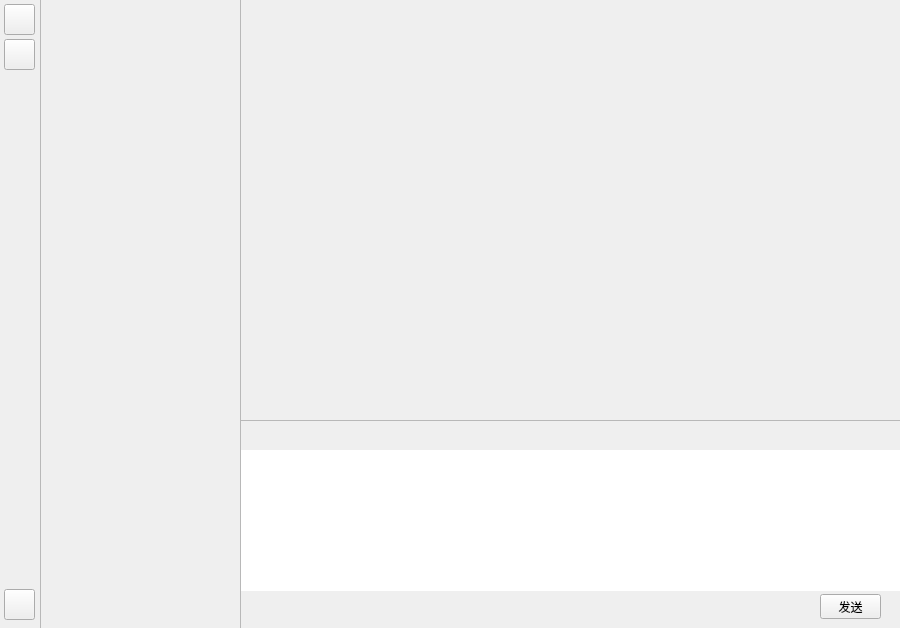
<?xml version="1.0" encoding="UTF-8"?>
<ui version="4.0">
 <class>chatWindow</class>
 <widget class="QMainWindow" name="chatWindow">
  <property name="geometry">
   <rect>
    <x>0</x>
    <y>0</y>
    <width>900</width>
    <height>628</height>
   </rect>
  </property>
  <property name="windowTitle">
   <string>聊聊</string>
  </property>
  <property name="styleSheet">
   <string notr="true"/>
  </property>
  <widget class="QWidget" name="centralwidget">
   <widget class="QFrame" name="chatListframe">
    <property name="geometry">
     <rect>
      <x>40</x>
      <y>-10</y>
      <width>201</width>
      <height>641</height>
     </rect>
    </property>
    <property name="frameShape">
     <enum>QFrame::StyledPanel</enum>
    </property>
    <property name="frameShadow">
     <enum>QFrame::Raised</enum>
    </property>
   </widget>
   <widget class="QFrame" name="chatHistoryFrame">
    <property name="geometry">
     <rect>
      <x>240</x>
      <y>-10</y>
      <width>661</width>
      <height>431</height>
     </rect>
    </property>
    <property name="sizePolicy">
     <sizepolicy hsizetype="Expanding" vsizetype="Expanding">
      <horstretch>0</horstretch>
      <verstretch>0</verstretch>
     </sizepolicy>
    </property>
    <property name="frameShape">
     <enum>QFrame::StyledPanel</enum>
    </property>
    <property name="frameShadow">
     <enum>QFrame::Raised</enum>
    </property>
   </widget>
   <widget class="QFrame" name="massegeFrame">
    <property name="geometry">
     <rect>
      <x>220</x>
      <y>450</y>
      <width>681</width>
      <height>181</height>
     </rect>
    </property>
    <property name="styleSheet">
     <string notr="true">#massegeFrame{border:none;}</string>
    </property>
    <property name="frameShape">
     <enum>QFrame::StyledPanel</enum>
    </property>
    <property name="frameShadow">
     <enum>QFrame::Raised</enum>
    </property>
    <widget class="QPlainTextEdit" name="massegeTextEdit">
     <property name="geometry">
      <rect>
       <x>21</x>
       <y>0</y>
       <width>659</width>
       <height>141</height>
      </rect>
     </property>
     <property name="styleSheet">
      <string notr="true">border:none;</string>
     </property>
     <property name="lineWidth">
      <number>0</number>
     </property>
    </widget>
    <widget class="QPushButton" name="sendButton">
     <property name="geometry">
      <rect>
       <x>600</x>
       <y>144</y>
       <width>61</width>
       <height>25</height>
      </rect>
     </property>
     <property name="cursor">
      <cursorShape>PointingHandCursor</cursorShape>
     </property>
     <property name="text">
      <string>发送</string>
     </property>
    </widget>
   </widget>
   <widget class="QFrame" name="frame_4">
    <property name="geometry">
     <rect>
      <x>240</x>
      <y>420</y>
      <width>661</width>
      <height>31</height>
     </rect>
    </property>
    <property name="styleSheet">
     <string notr="true">border:none;</string>
    </property>
    <property name="frameShape">
     <enum>QFrame::StyledPanel</enum>
    </property>
    <property name="frameShadow">
     <enum>QFrame::Raised</enum>
    </property>
    <property name="lineWidth">
     <number>0</number>
    </property>
    <widget class="QPushButton" name="filefolderButton">
     <property name="geometry">
      <rect>
       <x>4</x>
       <y>0</y>
       <width>31</width>
       <height>31</height>
      </rect>
     </property>
     <property name="cursor">
      <cursorShape>PointingHandCursor</cursorShape>
     </property>
     <property name="styleSheet">
      <string notr="true">border-image:url(:/images/filefoder.png)</string>
     </property>
     <property name="text">
      <string/>
     </property>
    </widget>
    <widget class="QPushButton" name="pictrueButton">
     <property name="geometry">
      <rect>
       <x>40</x>
       <y>0</y>
       <width>31</width>
       <height>31</height>
      </rect>
     </property>
     <property name="cursor">
      <cursorShape>PointingHandCursor</cursorShape>
     </property>
     <property name="styleSheet">
      <string notr="true">border-image:url(:/images/picture.png)</string>
     </property>
     <property name="text">
      <string/>
     </property>
    </widget>
   </widget>
   <widget class="QFrame" name="menuFrame">
    <property name="geometry">
     <rect>
      <x>-1</x>
      <y>-1</y>
      <width>42</width>
      <height>631</height>
     </rect>
    </property>
    <property name="frameShape">
     <enum>QFrame::StyledPanel</enum>
    </property>
    <property name="frameShadow">
     <enum>QFrame::Raised</enum>
    </property>
    <widget class="QPushButton" name="chatListBtn">
     <property name="geometry">
      <rect>
       <x>5</x>
       <y>5</y>
       <width>31</width>
       <height>31</height>
      </rect>
     </property>
     <property name="cursor">
      <cursorShape>PointingHandCursor</cursorShape>
     </property>
     <property name="styleSheet">
      <string notr="true">border-image:url(:/images/chat-list.png)</string>
     </property>
     <property name="text">
      <string/>
     </property>
    </widget>
    <widget class="QPushButton" name="contactBtn">
     <property name="geometry">
      <rect>
       <x>5</x>
       <y>40</y>
       <width>31</width>
       <height>31</height>
      </rect>
     </property>
     <property name="cursor">
      <cursorShape>PointingHandCursor</cursorShape>
     </property>
     <property name="styleSheet">
      <string notr="true">border-image:url(:/images/contact.png)</string>
     </property>
     <property name="text">
      <string/>
     </property>
    </widget>
    <widget class="QPushButton" name="menuBtn">
     <property name="geometry">
      <rect>
       <x>5</x>
       <y>590</y>
       <width>31</width>
       <height>31</height>
      </rect>
     </property>
     <property name="cursor">
      <cursorShape>PointingHandCursor</cursorShape>
     </property>
     <property name="styleSheet">
      <string notr="true">border-image:url(:/images/menu.png)</string>
     </property>
     <property name="text">
      <string/>
     </property>
    </widget>
   </widget>
  </widget>
 </widget>
 <resources/>
 <connections/>
</ui>
